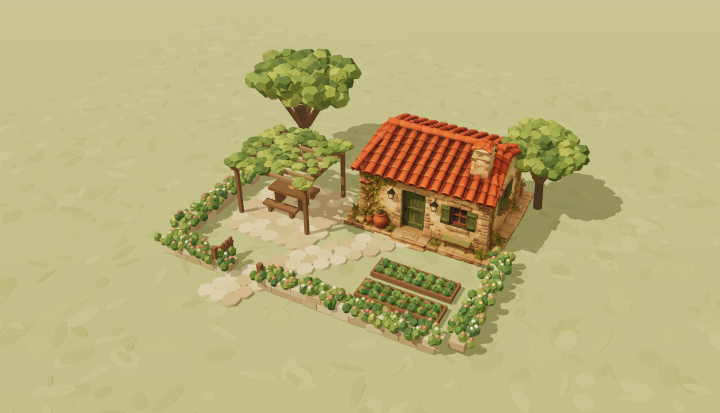
#> input picture docs/hd2d-render-study/H1-A/entrance-native.png, 1440 x 826 px (shown at 1/2 size); its folder holds 4 pictures in this run
$ python contact_sheet.py
#> lines starting #> are read from the running program, lines starting #| are printed output that depends on the picture
"""Rebuild the H1-A contact sheet from the eight original browser captures."""
from pathlib import Path
from PIL import Image, ImageDraw

folder = Path(__file__).resolve().parent
sheet = Image.new("RGB", (1600, 760), "#f5f1e6")
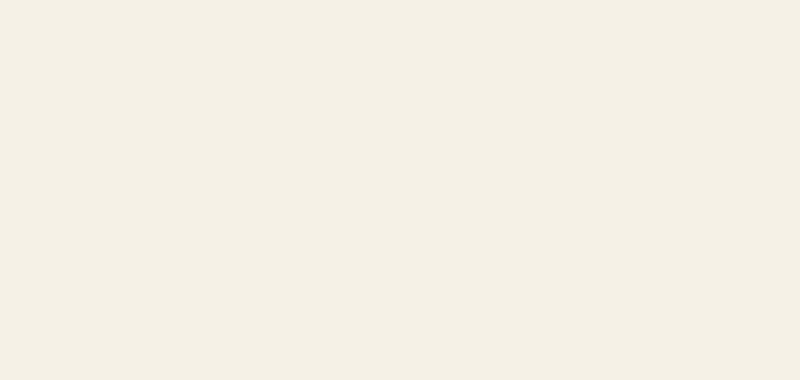
#> sheet: PIL image 1600x760 RGB (shown at 1/2 size); mean R, G, B 245, 241, 230
draw = ImageDraw.Draw(sheet)
for row, view in enumerate(["entrance", "side"]):
    for column, mode in enumerate(["native", "640", "480", "320"]):
        frame = Image.open(folder / f"{view}-{mode}.png").convert("RGB")
#> frame is the input picture: PIL image 1440x826 RGB; mean R, G, B 185.9, 177.4, 123.1
        x, y = column * 400, row * 380
        draw.text((x + 6, y + 6), f"{view.title()}  /  {mode.title()}     |     facade crop 1:1 below", fill="black")
        sheet.paste(frame.resize((400, round(400 * frame.height / frame.width)), Image.Resampling.LANCZOS), (x, y+31))
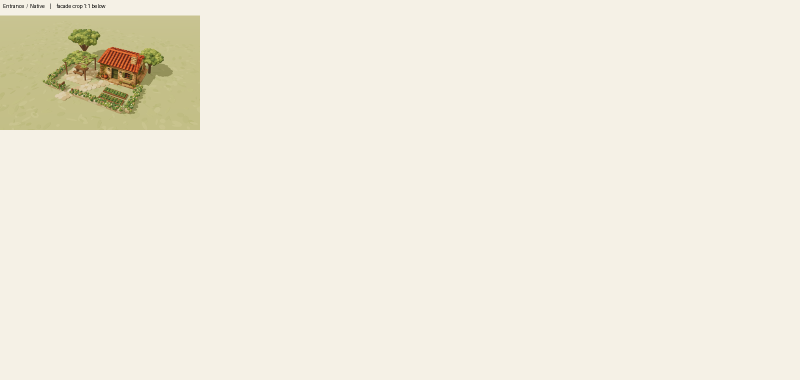
#> sheet: PIL image 1600x760 RGB (shown at 1/2 size); mean R, G, B 240.5, 236.1, 221.9
        cx = int(frame.width * (0.57 if row == 0 else 0.58))
#> cx = 820
        cy = int(frame.height * 0.48)
#> cy = 396
        sheet.paste(frame.crop((cx-200,cy-55,cx+200,cy+55)), (x,y+265))
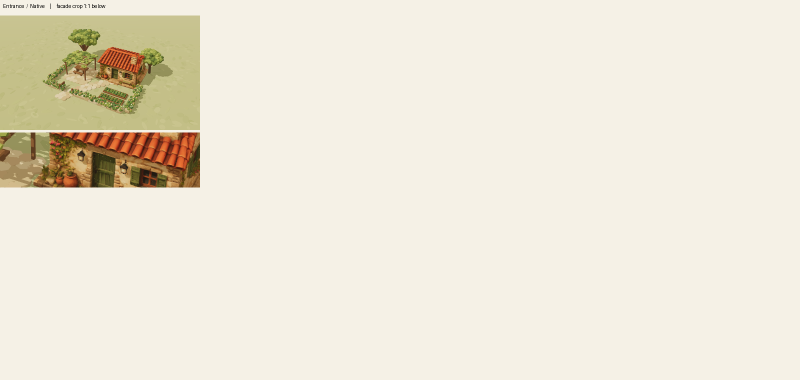
#> sheet: PIL image 1600x760 RGB (shown at 1/2 size); mean R, G, B 236.9, 231.1, 215.6
#> (the run stopped early here; a loop or call above may not have finished)
